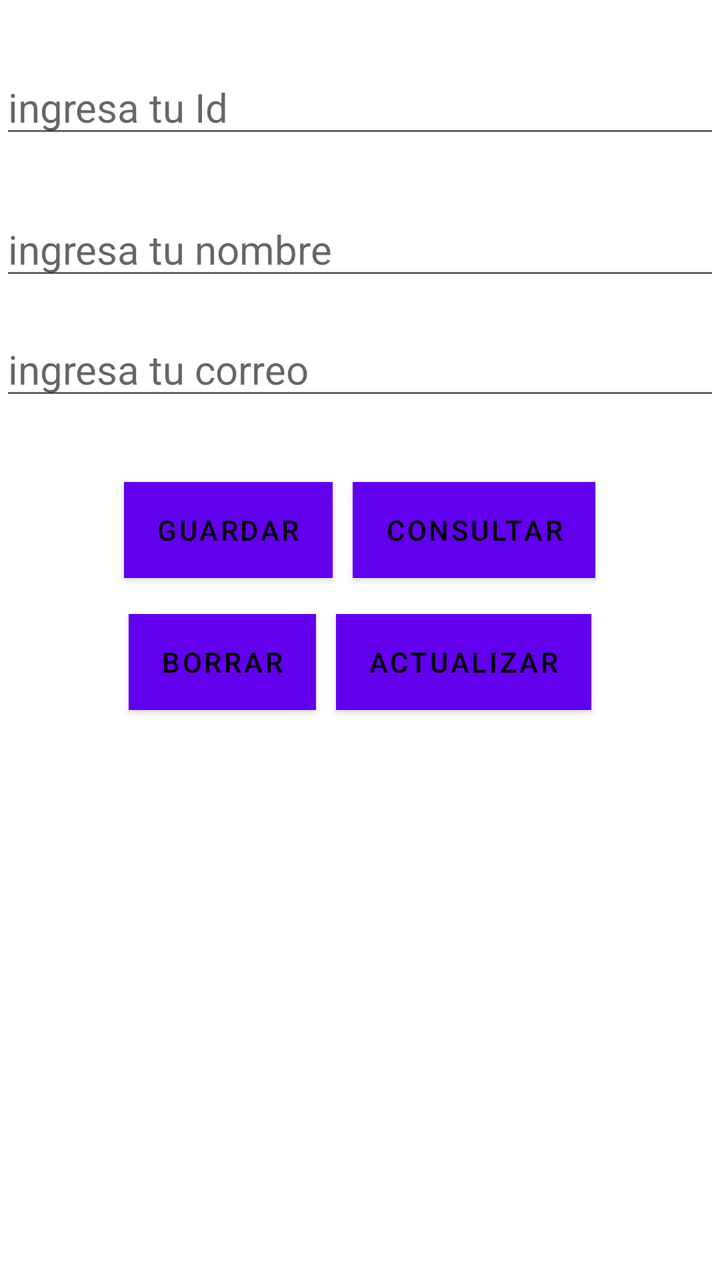
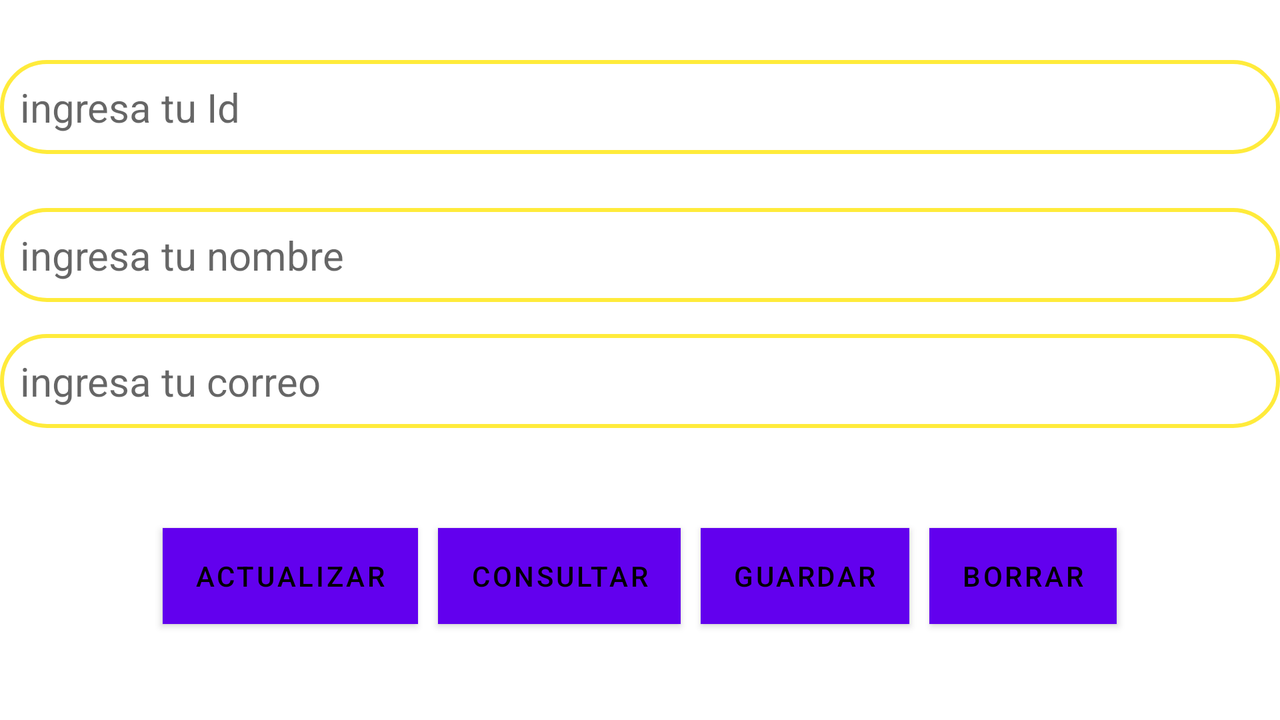

Two renders of one Android screen. The first uses the default layout on a phone; the second uses the alternative layout the repository ships for a different screen configuration, on a matching device. The two XML files are below.
<!-- AndroidManifest.xml: application theme Theme.Practica_103 -->
<!-- res/layout/activity_capturar.xml -->
<?xml version="1.0" encoding="utf-8"?>
<androidx.constraintlayout.widget.ConstraintLayout xmlns:android="http://schemas.android.com/apk/res/android"
    xmlns:app="http://schemas.android.com/apk/res-auto"
    xmlns:tools="http://schemas.android.com/tools"
    android:layout_width="match_parent"
    android:layout_height="match_parent"
    android:layout_gravity="center"
    tools:context=".CapturarActivity">

    <EditText
        android:id="@+id/id"
        android:layout_width="0dp"
        android:layout_height="wrap_content"
        android:layout_marginTop="30dp"
        android:hint="ingresa tu Id"
        android:textSize="20sp"
        app:layout_constraintEnd_toEndOf="parent"
        app:layout_constraintStart_toStartOf="parent"
        app:layout_constraintTop_toTopOf="parent" />

    <EditText
        android:id="@+id/nombre"
        android:layout_width="0dp"
        android:layout_height="wrap_content"
        android:layout_marginTop="27dp"
        android:hint="ingresa tu nombre"
        android:textSize="20sp"
        app:layout_constraintEnd_toEndOf="parent"
        app:layout_constraintStart_toStartOf="parent"
        app:layout_constraintTop_toBottomOf="@+id/id" />

    <EditText
        android:id="@+id/correo"
        android:layout_width="0dp"
        android:layout_height="wrap_content"
        android:layout_marginTop="16dp"
        android:hint="ingresa tu correo"
        android:textSize="20sp"
        app:layout_constraintEnd_toEndOf="parent"
        app:layout_constraintStart_toStartOf="parent"
        app:layout_constraintTop_toBottomOf="@+id/nombre" />


    <LinearLayout
        android:id="@+id/linearLayout"
        android:layout_width="0dp"
        android:layout_height="wrap_content"
        android:layout_marginTop="31dp"
        android:gravity="center"
        android:orientation="horizontal"
        app:layout_constraintEnd_toEndOf="parent"
        app:layout_constraintStart_toStartOf="parent"
        app:layout_constraintTop_toBottomOf="@+id/correo">

        <Button
            android:id="@+id/guardar"
            android:layout_width="wrap_content"
            android:layout_height="wrap_content"
            android:layout_columnWeight="1"
            android:layout_margin="5dp"
            android:background="@android:color/holo_blue_dark"
            android:onClick="salvarInformacion"
            android:text="Guardar"
            tools:layout_editor_absoluteX="265dp"
            tools:layout_editor_absoluteY="239dp" />

        <Button
            android:id="@+id/consulta"
            android:layout_width="wrap_content"
            android:layout_height="wrap_content"
            android:layout_columnWeight="1"
            android:layout_margin="5dp"
            android:background="@android:color/holo_blue_dark"
            android:text="Consultar"
            android:onClick="consultarInformacion"
            tools:layout_editor_absoluteX="118dp"
            tools:layout_editor_absoluteY="239dp" />

    </LinearLayout>

    <LinearLayout
        android:id="@+id/linearLayout2"
        android:layout_width="0dp"
        android:layout_height="wrap_content"
        android:layout_marginTop="8dp"
        android:gravity="center"
        android:orientation="horizontal"
        app:layout_constraintEnd_toEndOf="parent"
        app:layout_constraintStart_toStartOf="parent"
        app:layout_constraintTop_toBottomOf="@+id/linearLayout">

        <Button
            android:id="@+id/borrar"
            android:layout_width="wrap_content"
            android:layout_height="wrap_content"
            android:layout_columnWeight="1"
            android:layout_margin="5dp"
            android:background="@android:color/holo_blue_dark"
            android:text="Borrar"
            android:onClick="borrarInformacion"
            tools:layout_editor_absoluteX="265dp"
            tools:layout_editor_absoluteY="309dp" />

        <Button
            android:id="@+id/actualizar"
            android:layout_width="wrap_content"
            android:layout_height="wrap_content"
            android:layout_columnWeight="1"
            android:layout_margin="5dp"
            android:background="@android:color/holo_blue_dark"
            android:text="Actualizar"
            android:onClick="actualizarInformacion"
            tools:layout_editor_absoluteX="112dp"
            tools:layout_editor_absoluteY="309dp" />

    </LinearLayout>


</androidx.constraintlayout.widget.ConstraintLayout>
<!-- resources referenced by this layout -->
<resources>
  <style name="Theme.Practica_103" parent="Theme.MaterialComponents.DayNight.DarkActionBar">
          
          <item name="colorPrimary">@color/purple_500</item>
          <item name="colorPrimaryVariant">@color/purple_700</item>
          <item name="colorOnPrimary">@color/black</item>
          
          <item name="colorSecondary">@color/teal_200</item>
          <item name="colorSecondaryVariant">@color/teal_700</item>
          <item name="colorOnSecondary">@color/black</item>
          
          <item name="android:statusBarColor" tools:targetApi="l">?attr/colorPrimaryVariant</item>
          
      </style>
  <color name="purple_500">#FF6200EE</color>
  <color name="purple_700">#FF3700B3</color>
  <color name="black">#FF000000</color>
  <color name="teal_200">#FF03DAC5</color>
  <color name="teal_700">#FF018786</color>
</resources>
<!-- res/layout-land/activity_capturar.xml (the repository's variant of the layout above) -->
<!-- drawn on the phone turned sideways -->
<?xml version="1.0" encoding="utf-8"?>
<androidx.constraintlayout.widget.ConstraintLayout xmlns:android="http://schemas.android.com/apk/res/android"
    xmlns:app="http://schemas.android.com/apk/res-auto"
    xmlns:tools="http://schemas.android.com/tools"
    android:layout_width="match_parent"
    android:layout_height="match_parent"
    android:layout_gravity="center"
    tools:context=".CapturarActivity">

    <EditText
        android:id="@+id/id"
        style="@style/botones"
        android:layout_width="0dp"
        android:layout_height="wrap_content"
        android:layout_marginTop="30dp"
        android:hint="ingresa tu Id"
        app:layout_constraintEnd_toEndOf="parent"
        app:layout_constraintStart_toStartOf="parent"
        app:layout_constraintTop_toTopOf="parent" />

    <EditText
        android:id="@+id/nombre"
        style="@style/botones"
        android:layout_width="0dp"
        android:layout_height="wrap_content"
        android:layout_marginTop="27dp"
        android:hint="ingresa tu nombre"
        app:layout_constraintEnd_toEndOf="parent"
        app:layout_constraintStart_toStartOf="parent"
        app:layout_constraintTop_toBottomOf="@+id/id" />

    <EditText
        android:id="@+id/correo"
        style="@style/botones"
        android:layout_width="0dp"
        android:layout_height="wrap_content"
        android:layout_marginTop="16dp"
        android:hint="ingresa tu correo"
        app:layout_constraintEnd_toEndOf="parent"
        app:layout_constraintStart_toStartOf="parent"
        app:layout_constraintTop_toBottomOf="@+id/nombre" />


    <LinearLayout
        android:id="@+id/linearLayout"
        android:layout_width="0dp"
        android:layout_height="wrap_content"
        android:layout_marginTop="31dp"
        android:gravity="center"
        android:orientation="horizontal"
        app:layout_constraintEnd_toEndOf="parent"
        app:layout_constraintStart_toStartOf="parent"
        app:layout_constraintTop_toBottomOf="@+id/correo">

    </LinearLayout>

    <LinearLayout
        android:id="@+id/linearLayout2"
        android:layout_width="0dp"
        android:layout_height="wrap_content"
        android:layout_marginBottom="43dp"
        android:gravity="center"
        android:orientation="horizontal"
        app:layout_constraintBottom_toBottomOf="parent"
        app:layout_constraintEnd_toEndOf="parent"
        app:layout_constraintStart_toStartOf="parent">

        <Button
            android:id="@+id/actualizar"
            android:layout_width="wrap_content"
            android:layout_height="wrap_content"
            android:layout_columnWeight="1"
            android:layout_margin="5dp"
            android:background="@android:color/holo_blue_dark"
            android:onClick="actualizarInformacion"
            android:text="Actualizar"
            tools:layout_editor_absoluteX="112dp"
            tools:layout_editor_absoluteY="309dp" />

        <Button
            android:id="@+id/consulta"
            android:layout_width="wrap_content"
            android:layout_height="wrap_content"
            android:layout_columnWeight="1"
            android:layout_margin="5dp"
            android:background="@android:color/holo_blue_dark"
            android:onClick="consultarInformacion"
            android:text="Consultar"
            tools:layout_editor_absoluteX="118dp"
            tools:layout_editor_absoluteY="239dp" />

        <Button
            android:id="@+id/guardar"
            android:layout_width="wrap_content"
            android:layout_height="wrap_content"
            android:layout_columnWeight="1"
            android:layout_margin="5dp"
            android:background="@android:color/holo_blue_dark"
            android:onClick="salvarInformacion"
            android:text="Guardar" />

        <Button
            android:id="@+id/borrar"
            android:layout_width="wrap_content"
            android:layout_height="wrap_content"
            android:layout_columnWeight="1"
            android:layout_margin="5dp"
            android:background="@android:color/holo_blue_dark"
            android:onClick="borrarInformacion"
            android:text="Borrar" />

    </LinearLayout>


</androidx.constraintlayout.widget.ConstraintLayout>
<!-- resources referenced by the variant -->
<!-- as the phone turned sideways resolves them -->
<resources>
  <style name="botones">
          <item name="android:background">@drawable/border</item>
          <item name="android:padding">10dp</item>
          <item name="android:textSize">20sp</item>
      </style>
  <style name="Theme.Practica_103" parent="Theme.MaterialComponents.DayNight.DarkActionBar">
          
          <item name="colorPrimary">@color/purple_500</item>
          <item name="colorPrimaryVariant">@color/purple_700</item>
          <item name="colorOnPrimary">@color/black</item>
          
          <item name="colorSecondary">@color/teal_200</item>
          <item name="colorSecondaryVariant">@color/teal_700</item>
          <item name="colorOnSecondary">@color/black</item>
          
          <item name="android:statusBarColor" tools:targetApi="l">?attr/colorPrimaryVariant</item>
          
      </style>
  <!-- drawable border (drawable) -->
  <?xml version="1.0" encoding="utf-8"?>
  <selector xmlns:android="http://schemas.android.com/apk/res/android">
      <item>
          <shape android:shape="rectangle">
              <corners android:radius="50dp"/>
              <stroke android:width="2dp"
                  android:color="@color/banistmoAmarillo"/>
          </shape>
      </item>
  </selector>
  <color name="purple_500">#FF6200EE</color>
  <color name="purple_700">#FF3700B3</color>
  <color name="black">#FF000000</color>
  <color name="teal_200">#FF03DAC5</color>
  <color name="teal_700">#FF018786</color>
  <color name="banistmoAmarillo">#FFEB3B</color>
</resources>
